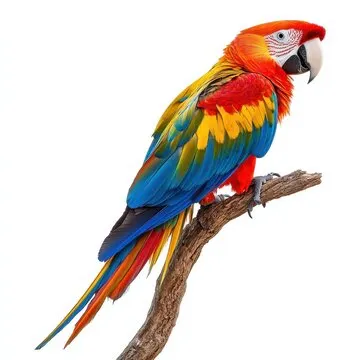
#> input picture Phase-5/parrot.webp, 360 x 360 px, found by its file name
$ python colorspaces.py
#> lines starting #> are read from the running program, lines starting #| are printed output that depends on the picture
# Colorspaces

import cv2

img = cv2.imread("Phase-5\parrot.webp")  # Load the image in BGR format
#> img is the input picture: shape (360, 360, 3); mean B, G, R 207.2, 212.6, 222.3

# Switiching BGR  to RGB Colorspace
img_rgb =cv2.cvtColor(img, cv2.COLOR_BGR2RGB)

# Converting BGR to Grayscale
# Grayscale is a single channel image, where each pixel represents the intensity of light.
img_gray =cv2.cvtColor(img, cv2.COLOR_BGR2GRAY)
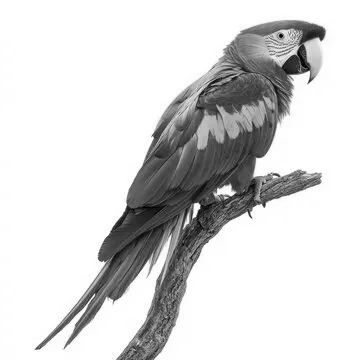
#> img_gray: shape (360, 360); min 0, max 255, mean 214.9

# Hue, Saturation, Value
img_hsv = cv2.cvtColor(img, cv2.COLOR_BGR2HSV)
#> img_hsv: shape (360, 360, 3); mean H, S, V 20.6, 43.8, 228.6

cv2.imshow("Original Image", img)
cv2.imshow("RGB Image", img_rgb)
cv2.imshow("GRAY Image", img_gray)
cv2.imshow("HSV Image", img_hsv)

cv2.waitKey(0)
cv2.destroyAllWindows()
